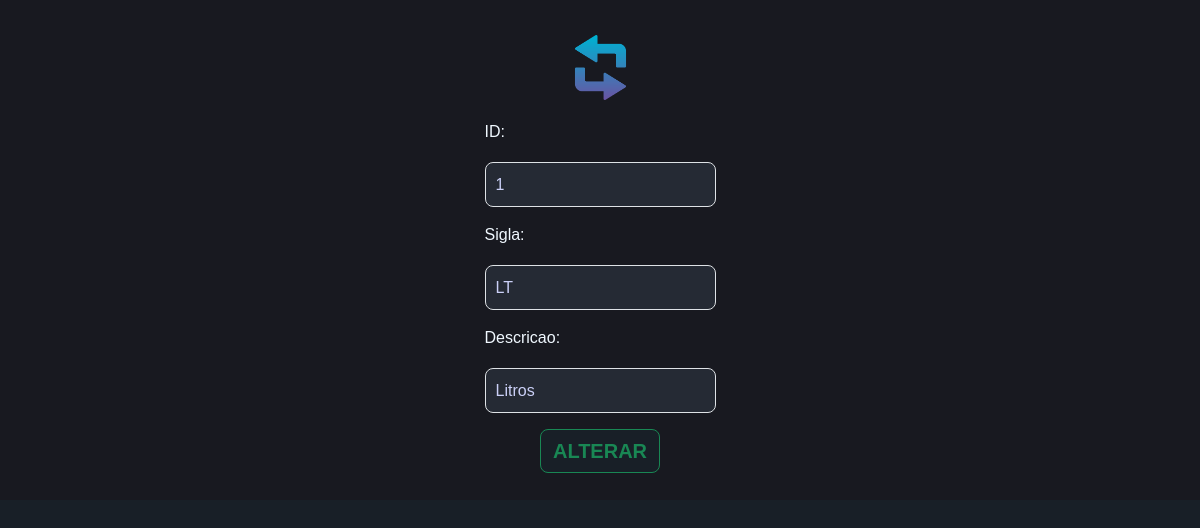
The app's page /view/formunidade.php?id=1 (signed in) with its own data.
### tables this page shows
CREATE TABLE `unidmedida` (
  `idUnidMedida` int(3) unsigned NOT NULL auto_increment,
  `SiglaUnidMedida` char(2) default NULL,
  `DescrUnidMedida` varchar(20) default NULL,
  PRIMARY KEY  (`idUnidMedida`)
);

### view/formunidade.php (the view, shortened to what this page needs)
<?php
$id = $_GET['id'];
require_once('../conexao.php');
$sql = "SELECT*FROM unidmedida WHERE idunidmedida=?";
$statement = $conexao->prepare($sql);
$statement->execute([$id]);
$registros = $statement->fetchAll();
?>
<!doctype html>
<html lang="en">
<head>
  <link href="https://cdn.jsdelivr.net/npm/bootstrap@5.3.0-alpha3/dist/css/bootstrap.min.css" rel="stylesheet">
  <link rel="stylesheet" href="../css/style_form_unidade.css">
</head>
<body>
  <form action="../unidade/alteraunidade.php" method="post">
    <div class="alterar">
      <div class="mb-3">
        <div class="login">
          <div>
            <img src="../img/intercambio.png">
          </div>
        </div>
        <label for="id" class="form-label">ID: </label>
        <input type="text" class="form-control" id="id" name="id" value="<?= $registros[0]['idUnidMedida'] ?>" readonly>
      </div>
      <div class="mb-3">
        <label for="sigla" class="form-label">Sigla: </label>
        <input type="text" class="form-control" id="sigla" name="sigla" value="<?= $registros[0]['SiglaUnidMedida'] ?>">
      </div>
      <div class="mb-3">
        <label for="descricao" class="form-label">Descricao: </label>
        <input type="text" class="form-control" id="descricao" name="descricao" value="<?= $registros[0]['DescrUnidMedida'] ?>">
      </div>
      <div class="col-auto">
        <button type="submit" class="btn btn-outline-success">Alterar</button>
      </div>
    </div>
  </form>
</body>
</html>

### css/style_form_unidade.css (style rules this page uses)
.login img { width: 65px; height: auto; }
body { background-color: #181f27; font-family: Arial, Helvetica, sans-serif; }
.alterar { display: flex; flex-direction: column; align-items: center; background-color: #181920; width: auto; height: 500px; padding: 35px; border-radius: 10p }
.alterar input { margin-top: 10px; color: #cbd0f7; background-color: #252a34; border: nome; height: 45px; outline: none; border-radius: 8px; padding-left: 10px; }
.alterar [type="submit"] { display: block; background-color: #181f27; font-size: 20px; text-transform: uppercase; border-radius: 8px; font-weight: bold; cursor: pointer; }
label { color: aliceblue; }
.login { display: flex; justify-content: center; align-items: center; margin-bottom: 20px; }

### records on screen
unidmedida: id "1", sigla "LT", descricao "Litros"
